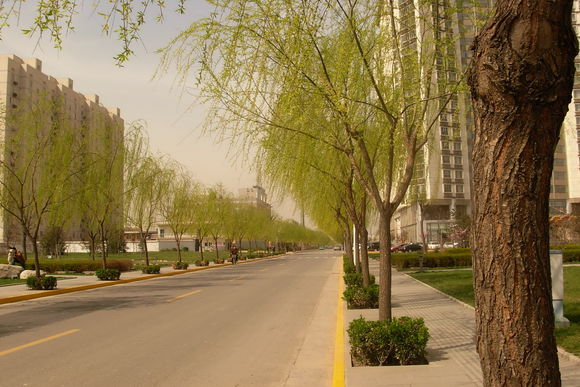
#> input picture datas/road.jpg, 580 x 387 px
$ jupyter execute '3.3局部自适应阈值分割方法.ipynb'   (shell and % lines are left out)   (older library calls are emulated)
#> lines starting #> are read from the running program, lines starting #| are printed output that depends on the picture; after the words box and inside, x2 and y2 are one past the last pixel; in counts of white or black regions, pixels touching at a corner belong together
# 局部自适应阈值分割方法

[cell 1]
#coding:utf-8
import numpy as np
import cv2
import matplotlib.pyplot as plt
import pandas as pd
from pandas import DataFrame
from scipy.misc import imread, imresize, imsave

[cell 2]
src = cv2.cvtColor(cv2.imread('../datas/road.jpg'),cv2.COLOR_BGR2RGB)
gray = cv2.cvtColor(src,cv2.COLOR_RGB2GRAY)
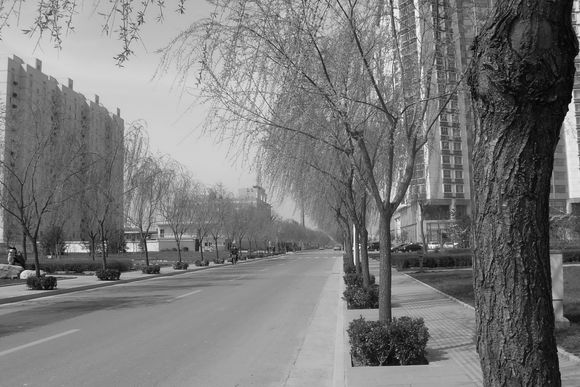
#> gray: shape (387, 580); min 1, max 249, mean 122.1

[cell 3]
rows,cols = gray.shape
#> rows = 387; cols = 580

[cell 4]
def average_filter(gray,ksize):
    rows,cols = src.shape[0],src.shape[1]
    n_odd = ksize
    if ksize % 2 == 1:
        n_odd = ksize - 1
    dst = np.zeros_like(gray).astype(np.float32)
    gray_f = gray.astype(np.float32)

    for i in range(n_odd // 2,rows - n_odd):
        for j in range(n_odd // 2,cols - n_odd):
            avg = 0.0
            for m in range(ksize):
                for k in range(ksize):
                    tmp = gray[i + (k - (n_odd // 2)),j + (m - (n_odd // 2))]
                    avg += (1.0 / (ksize * ksize)) * tmp
            dst[i,j] = avg
    dst[dst < 0] = 0
    dst[dst > 255] = 255
    return dst.astype(np.uint8)

[cell 5]
# dst_avg = average_filter(gray,3)

## 1.计算图像均值滤波

可以通过BoxFilter来替代

[cell 6]
dst_avg = cv2.boxFilter(gray,-1,(3,3))

[cell 7]
plt.subplot(121)
plt.imshow(gray,'gray')
plt.title('SRC')
plt.subplot(122)
plt.imshow(dst_avg,'gray')
plt.title('Average Filter')

## 2.计算图像梯度图

[cell 8]
fx,fy = np.gradient(dst_avg)
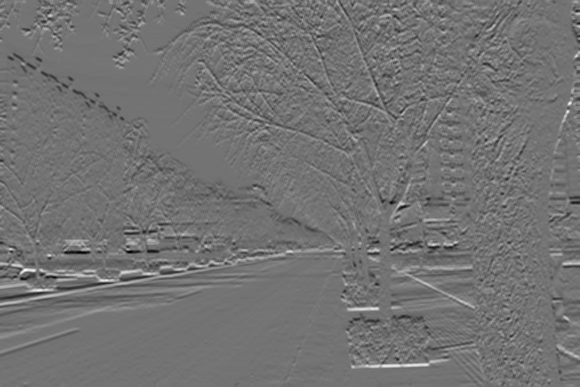
#> fx: shape (387, 580) float64; min -47, max 57, mean 0; drawn with min black and max white
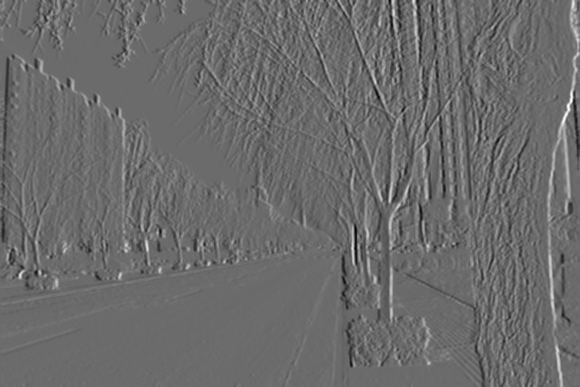
#> fy: shape (387, 580) float64; min -50.5, max 69, mean -0.1; drawn with min black and max white
F = np.sqrt(fx ** 2 + fy ** 2)
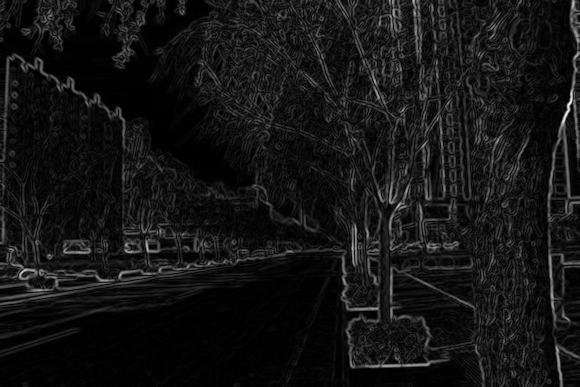
#> F: shape (387, 580) float64; min 0, max 77.81, mean 6.4; drawn with min black and max white

[cell 9]
plt.subplot(131)
plt.imshow(cv2.convertScaleAbs(fx),'gray')
plt.title('Gradient X')
plt.subplot(132)
plt.imshow(cv2.convertScaleAbs(fy),'gray')
plt.title('Gradient Y')
plt.subplot(133)
plt.imshow(cv2.convertScaleAbs(F),'gray')
plt.title('Gradient ')
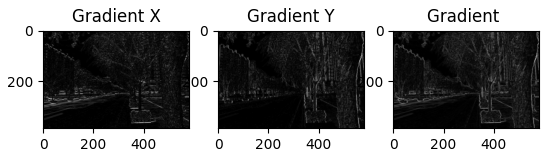
#> figure drawn by matplotlib, 3 panels

## 3.具有局部最大阈值的点

通过Laplacian算子，可以找到具有局部最大阈值的点这些点的原始灰度值就是候选的局部阈值

[cell 10]
dst_lapalican = cv2.Laplacian(dst_avg,0)
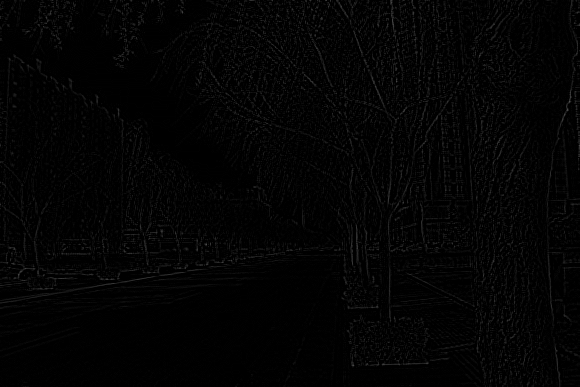
#> dst_lapalican: shape (387, 580); min 0, max 81, mean 3.6

[cell 11]
plt.imshow(dst_lapalican,'gray')
plt.title('Laplacian')

## 4.采样候选点，灰度值替换

[cell 12]
P_new = np.zeros_like(gray)
idx = (dst_lapalican == 0)
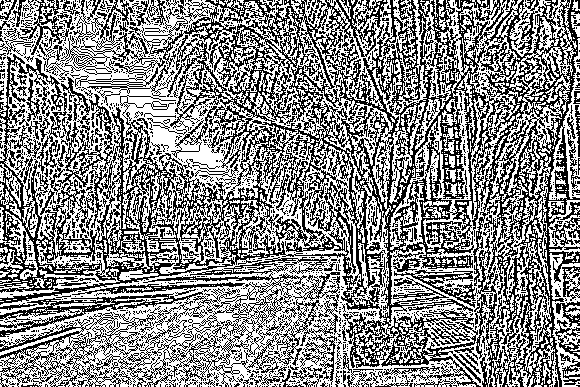
#> idx: shape (387, 580) bool; 54.9% white; black in thin lines or dots
P_new[idx] = gray[idx]
P_new = P_new.astype(np.float32)
print(P_new)
#> (printed output is left out)

[cell 13]
plt.imshow(P_new.astype(np.uint8),'gray')
plt.title('Step 4')

## 5.插值灰度点，得到阈值表面

[cell 14]
GradTresh=20
InterTreshhold=10e-6
MaxInterNum=15500
Residual=InterTreshhold+1
InterNum=0

[cell 15]
while Residual > InterTreshhold:
    if InterNum > MaxInterNum:
        break
    InterNum=InterNum+1
    P_last = P_new.copy()
    R = cv2.Laplacian(P_new.astype(np.uint8),0)
    P_new = P_new + R.astype(np.float32)/ 4.0
    Residual = np.mean(np.abs(P_new - P_last))
#> this loop made 1793 passes
#> Residual on passes 1 to 3: 17.41, 12.73, 7.95
#> pass 1, `R = cv2.Laplacian(P_new.astype(np.uint8),0)`:
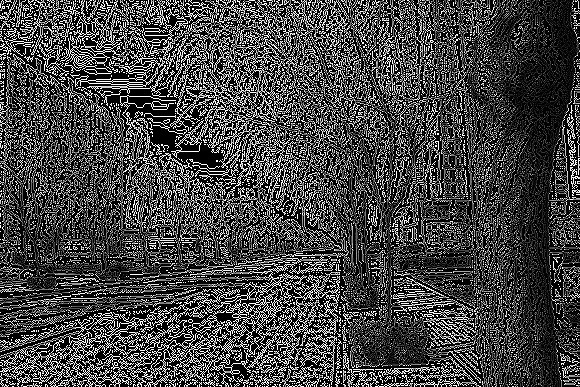
#> R: shape (387, 580); min 0, max 255, mean 69.6
#> pass 1, `P_new = P_new + R.astype(np.float32)/ 4.0`:
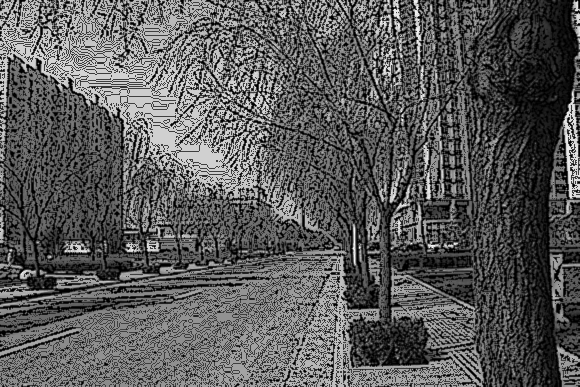
#> P_new: shape (387, 580) float32; min 0, max 249, mean 90
#> after the loop, InterNum = 1793
P_new = P_new.astype(np.uint8)
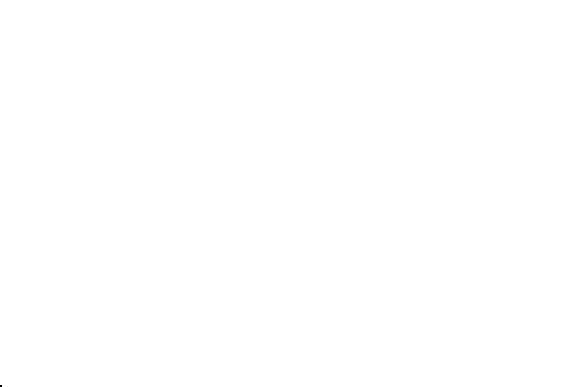
#> P_new: shape (387, 580); values 248 (black) and 249 (white), 100% white; 1 black region (1 under 20 px)
print(Residual,InterTreshhold)
#| 6.682705e-06 1e-05

## 6.阈值表面分割图像

[cell 16]
bw = np.zeros_like(gray)
bw[gray > P_new] = 255

[cell 17]
plt.imshow(P_new.astype(np.uint8),'gray')
plt.title('First Segment Result')

[cell 18]
print((P_new == 0).all())
#| False

[cell 19]
print(P_new)
#> (printed output is left out)

$ run again, with datas/animal.jpg copied over datas/road.jpg
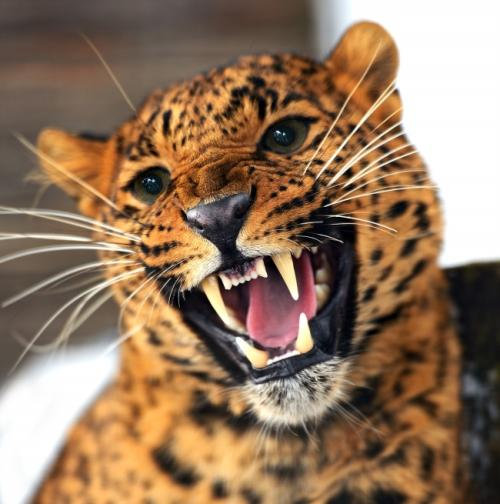
#> input picture datas/animal.jpg, 500 x 504 px
#> `idx = (dst_lapalican == 0)`:
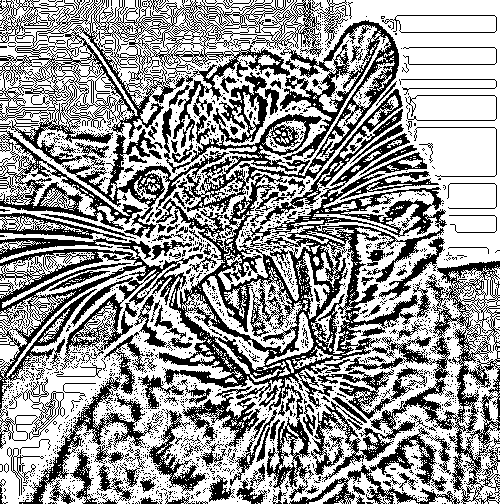
#> idx: shape (504, 500) bool; 60.5% white; 1804 black regions (1653 under 20 px), largest, box (x1, y1, x2, y2) and area: (0, 20, 447, 500) 38065, (0, 0, 323, 167) 13182, (311, 261, 500, 504) 9489
#> (printed output is left out)
#> the loop `while Residual > InterTreshhold:` made 1731 passes
#> Residual on passes 1 to 3: 11.98, 7.86, 5.25
#> after the loop `while Residual > InterTreshhold:`:
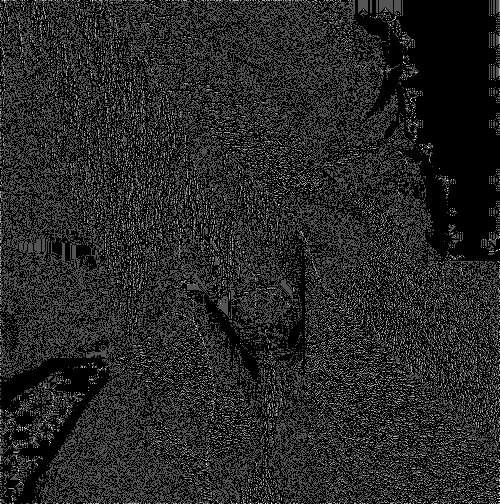
#> P_new: shape (504, 500) float32; min 255, max 255.8, mean 255.1; drawn with min black and max white
#> after the loop `while Residual > InterTreshhold:`: InterNum = 1731
#| 7.936508e-06 1e-05
#| False
#> (printed output is left out)

$ run again, with datas/animal1.jpg copied over datas/road.jpg
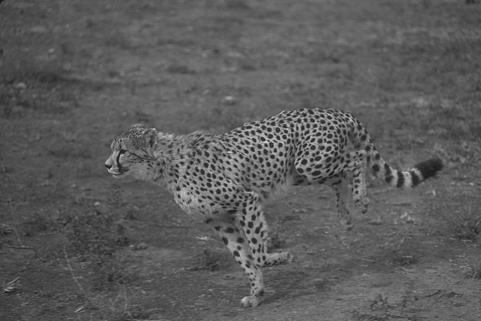
#> input picture datas/animal1.jpg, 481 x 321 px
#> src is the input picture: shape (321, 481, 3); min 13, max 220, mean 91.1
#> idx: shape (321, 481) bool; 55.7% white; black in thin lines or dots
#> (printed output is left out)
#> the loop `while Residual > InterTreshhold:` made 1352 passes
#> Residual on passes 1 to 3: 14.4, 7.64, 4.97
#> pass 2, `P_new = P_new + R.astype(np.float32)/ 4.0`:
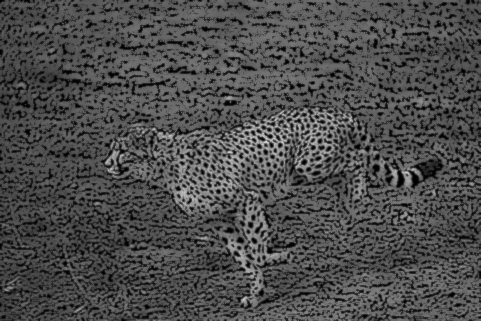
#> P_new: shape (321, 481) float32; min 0, max 220, mean 76.3
#> after the loop `while Residual > InterTreshhold:`: InterNum = 1352
#| 9.714963e-06 1e-05
#| False
#> (printed output is left out)
